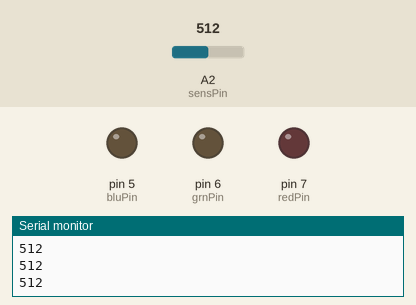
A sketch run on a simulated Arduino Uno, built with avr-gcc and run on an emulated ATmega328P. Shown: output pins drawn as LEDs (lit = HIGH), the last lines printed to the serial monitor. The test bench sets the inputs (shaded band); at power-on: A2 (sensPin) = 512.

Above: at 1.2 s.
1.3 s: A2 (sensPin) set to 716
At 2.5 s:
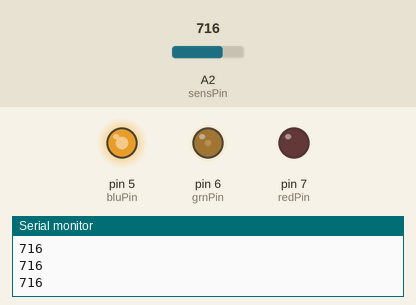
2.8 s: A2 (sensPin) set to 778
At 3.7 s:
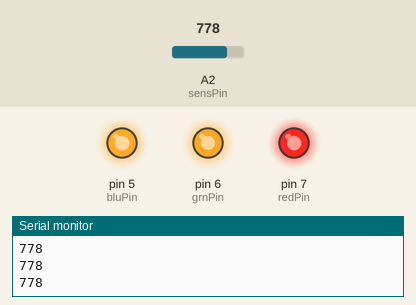
4.3 s: A2 (sensPin) set to 900
At 4.8 s:
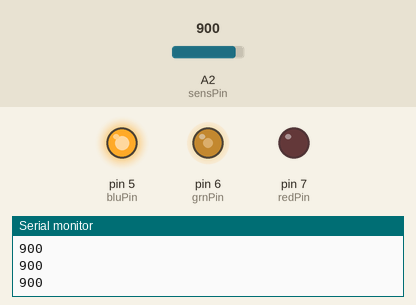
5.8 s: A2 (sensPin) set to 1023
At 6.1 s:
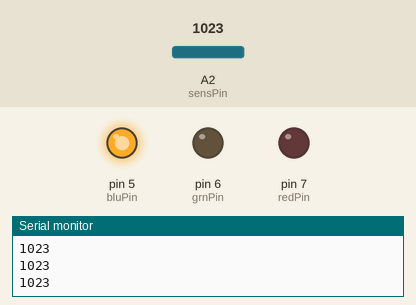
7.3 s: A2 (sensPin) set to 1013
At 8.3 s:
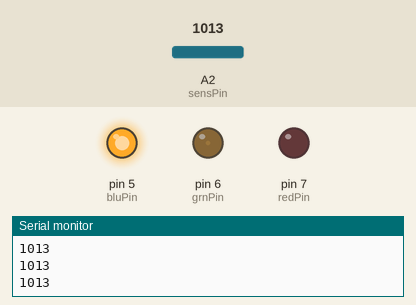
8.8 s: A2 (sensPin) set to 511
At 9.6 s:
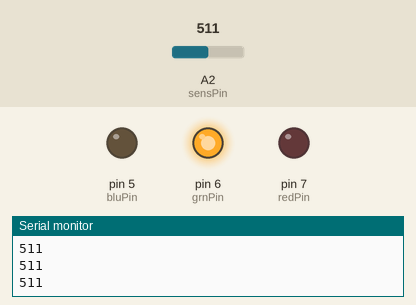
Timing chart, 0 to 11.3 s (numbered marks = the images above; inputs shaded):
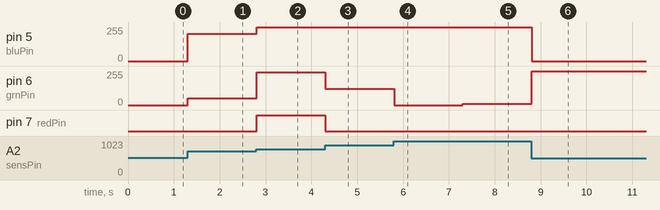

Measured:
- after the input at 1.3 s, pin 5 (bluPin): 0/255 → 204/255 at once; pin 6 (grnPin): 0/255 → 52/255 at once
- after the input at 2.8 s, pin 5 (bluPin): 204/255 → 255/255 at once; pin 6 (grnPin): 52/255 → 245/255 at once; pin 7 (redPin): LOW → HIGH at once
- after the input at 4.3 s, pin 6 (grnPin): 245/255 → 123/255 at once; pin 7 (redPin): HIGH → LOW at once
- after the input at 5.8 s, pin 6 (grnPin): 123/255 → 0/255 at once
- after the input at 7.3 s, pin 6 (grnPin): 0/255 → 10/255 at once
- after the input at 8.8 s, pin 5 (bluPin): 255/255 → 0/255 at once; pin 6 (grnPin): 10/255 → 255/255 at once

The sketch:

midterm_2.ino
```cpp
  //Setup all pins
int sensPin = 2;    // set the touch sensor (analog) input pin on Arduino
int redPin = 7;    // set the PWM (analog) output pin on Arduino controlling the red anode
int grnPin = 6;        // set the PWM (analog) output pin on Arduino controlling the green anode
int bluPin = 5;    // set the PWM (analog) output pin on Arduino controlling the blue anode

//Initialize variables
int redVal;         // pulse width variable for red anode
int grnVal;         // pulse width variable for green anode
int bluVal;         // pulse width variable for blue anode

void setup()
{
  pinMode(redPin, OUTPUT);   // set the LED pins as output
  pinMode(grnPin, OUTPUT);
  pinMode(bluPin, OUTPUT);
  Serial.begin(9600);
}

void loop()
{
  int val = analogRead(sensPin);           // read touch sensor values
  Serial.println(val);
  if (val < 256)
  {
  redVal = val;  // 0 - 256 => (val, 0 , 0)
  grnVal = 0;
  bluVal = 0;
  }
  else if (val < 512)
  {
  redVal = 512 - val; // 256 - 512 => ((512-val), (val- 256), 0)
  grnVal = val-256;
  bluVal = 0;
  }
  else if (val < 768)
  {
  redVal = 0;
  grnVal = 768-val;
  bluVal = val-512;
   }
  else
  {
  redVal = 1023-val;
  grnVal = 1023-val;
  bluVal = 255;
  }
    display(redVal, grnVal, bluVal);
  }

void display(int r, int g, int b)
{
  analogWrite(redPin, r);
  analogWrite(grnPin, g);
  analogWrite(bluPin, b);
}
```
